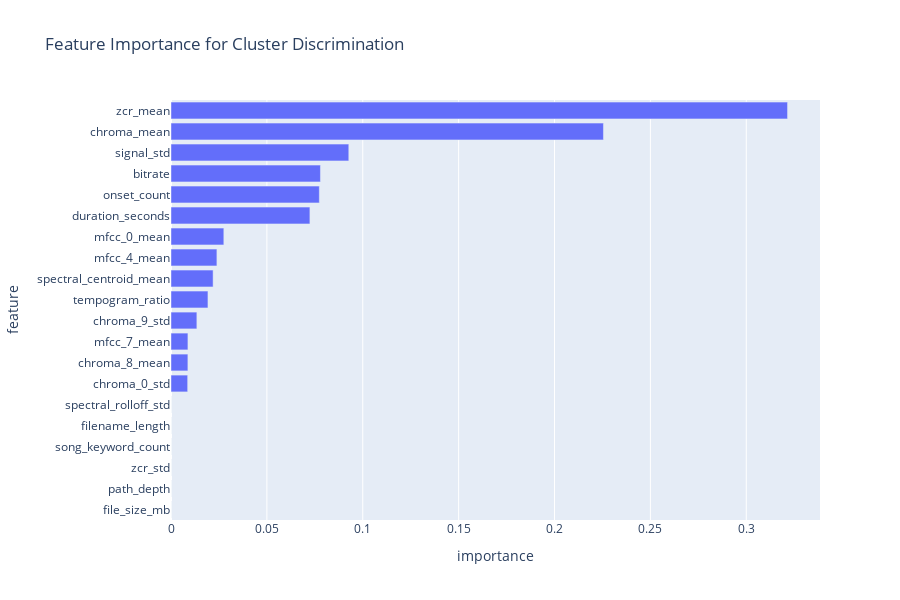

This figure's notebook cell:
### Markdown cell above
## 9. Classification Rules Discovery

### Code cell
# Analyze what distinguishes clusters
def analyze_cluster_boundaries(df, cluster_col='cluster'):
    """Find the most discriminative features between clusters"""
    
    from sklearn.tree import DecisionTreeClassifier
    from sklearn.inspection import permutation_importance
    
    # Prepare data
    feature_cols = [col for col in numeric_cols if col in df.columns]
    X = df[feature_cols].fillna(0).values
    y = df[cluster_col].values
    
    # Train decision tree to find rules
    dt = DecisionTreeClassifier(max_depth=5, random_state=42)
    dt.fit(X, y)
    
    # Get feature importance
    importance = pd.DataFrame({
        'feature': feature_cols,
        'importance': dt.feature_importances_
    }).sort_values('importance', ascending=False)
    
    return importance, dt

importance, dt = analyze_cluster_boundaries(df_features_clean)

# Display top discriminative features
print("Top 15 Most Discriminative Features:")
print("="*50)
for _, row in importance.head(15).iterrows():
    print(f"{row['feature']:35s}: {row['importance']:.4f}")

# Visualize feature importance
fig = px.bar(importance.head(20), x='importance', y='feature', orientation='h',
             title='Feature Importance for Cluster Discrimination')
fig.update_layout(height=600, yaxis={'categoryorder':'total ascending'})
fig.show()

### Figure 1 — Plotly figure (JSON) as saved in the notebook; plotly's stock layout.template omitted (floating-point values rounded to 4 significant figures)
{"data": [{"hovertemplate": "importance=%{x}<br>feature=%{y}<extra></extra>", "legendgroup": "", "marker": {"color": "#636efa", "pattern": {"shape": ""}}, "name": "", "orientation": "h", "showlegend": false, "textposition": "auto", "type": "bar", "x": [0.3215, 0.2255, 0.09272, 0.07793, 0.07735, 0.07244, 0.02755, 0.02393, 0.02196, 0.01927, 0.01349, 0.008829, 0.00881, 0.008691, 0.0, 0.0, 0.0, 0.0, 0.0, 0.0], "xaxis": "x", "y": ["zcr_mean", "chroma_mean", "signal_std", "bitrate", "onset_count", "duration_seconds", "mfcc_0_mean", "mfcc_4_mean", "spectral_centroid_mean", "tempogram_ratio", "chroma_9_std", "mfcc_7_mean", "chroma_8_mean", "chroma_0_std", "file_size_mb", "path_depth", "zcr_std", "song_keyword_count", "filename_length", "spectral_rolloff_std"], "yaxis": "y"}], "layout": {"barmode": "relative", "height": 600, "legend": {"tracegroupgap": 0}, "title": {"text": "Feature Importance for Cluster Discrimination"}, "xaxis": {"anchor": "y", "domain": [0, 1], "title": {"text": "importance"}}, "yaxis": {"anchor": "x", "categoryorder": "total ascending", "domain": [0, 1], "title": {"text": "feature"}}}}
